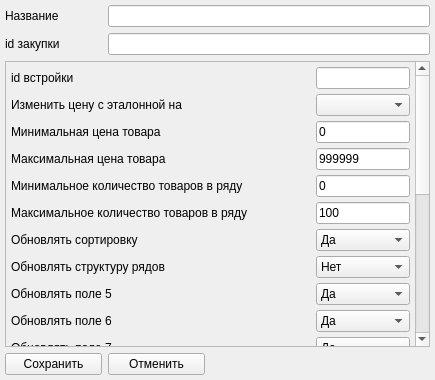
<?xml version="1.0" encoding="UTF-8"?>
<ui version="4.0">
 <class>addform</class>
 <widget class="QMainWindow" name="addform">
  <property name="geometry">
   <rect>
    <x>0</x>
    <y>0</y>
    <width>435</width>
    <height>380</height>
   </rect>
  </property>
  <property name="sizePolicy">
   <sizepolicy hsizetype="Fixed" vsizetype="Preferred">
    <horstretch>0</horstretch>
    <verstretch>0</verstretch>
   </sizepolicy>
  </property>
  <property name="windowTitle">
   <string>Добавить каталог</string>
  </property>
  <property name="windowIcon">
   <iconset resource="res.qrc">
    <normaloff>:/res/settings.ico</normaloff>:/res/settings.ico</iconset>
  </property>
  <widget class="QWidget" name="centralwidget">
   <layout class="QGridLayout" name="gridLayout">
    <property name="leftMargin">
     <number>5</number>
    </property>
    <property name="topMargin">
     <number>5</number>
    </property>
    <property name="rightMargin">
     <number>5</number>
    </property>
    <property name="bottomMargin">
     <number>5</number>
    </property>
    <item row="0" column="0">
     <widget class="QLabel" name="name_label">
      <property name="minimumSize">
       <size>
        <width>97</width>
        <height>0</height>
       </size>
      </property>
      <property name="maximumSize">
       <size>
        <width>97</width>
        <height>16777215</height>
       </size>
      </property>
      <property name="text">
       <string>Название</string>
      </property>
     </widget>
    </item>
    <item row="4" column="1">
     <widget class="QPushButton" name="decline_pushButton">
      <property name="minimumSize">
       <size>
        <width>97</width>
        <height>0</height>
       </size>
      </property>
      <property name="maximumSize">
       <size>
        <width>97</width>
        <height>16777215</height>
       </size>
      </property>
      <property name="text">
       <string>Отменить</string>
      </property>
     </widget>
    </item>
    <item row="0" column="1">
     <widget class="QLineEdit" name="name_lineEdit"/>
    </item>
    <item row="4" column="0">
     <widget class="QPushButton" name="save_pushButton">
      <property name="minimumSize">
       <size>
        <width>97</width>
        <height>0</height>
       </size>
      </property>
      <property name="text">
       <string>Сохранить</string>
      </property>
     </widget>
    </item>
    <item row="3" column="0" colspan="2">
     <widget class="QStackedWidget" name="stackedWidget">
      <property name="currentIndex">
       <number>1</number>
      </property>
      <widget class="QWidget" name="parser">
       <layout class="QGridLayout" name="gridLayout_5">
        <property name="leftMargin">
         <number>0</number>
        </property>
        <property name="topMargin">
         <number>0</number>
        </property>
        <property name="rightMargin">
         <number>0</number>
        </property>
        <property name="bottomMargin">
         <number>0</number>
        </property>
        <property name="spacing">
         <number>5</number>
        </property>
        <item row="1" column="1">
         <widget class="QComboBox" name="proc_comboBox"/>
        </item>
        <item row="0" column="1">
         <widget class="QLineEdit" name="project_lineEdit"/>
        </item>
        <item row="0" column="0">
         <widget class="QLabel" name="project_label">
          <property name="text">
           <string>Проект парсера</string>
          </property>
         </widget>
        </item>
        <item row="1" column="0">
         <widget class="QLabel" name="proc_label">
          <property name="text">
           <string>Наценка организатора, %:</string>
          </property>
         </widget>
        </item>
        <item row="0" column="2">
         <widget class="QPushButton" name="project_pushButton">
          <property name="text">
           <string>Обзор...</string>
          </property>
         </widget>
        </item>
        <item row="2" column="1">
         <widget class="QComboBox" name="kol_dop_comboBox">
          <item>
           <property name="text">
            <string>0</string>
           </property>
          </item>
          <item>
           <property name="text">
            <string>1</string>
           </property>
          </item>
          <item>
           <property name="text">
            <string>2</string>
           </property>
          </item>
          <item>
           <property name="text">
            <string>3</string>
           </property>
          </item>
          <item>
           <property name="text">
            <string>4</string>
           </property>
          </item>
          <item>
           <property name="text">
            <string>5</string>
           </property>
          </item>
         </widget>
        </item>
        <item row="3" column="1">
         <widget class="QComboBox" name="ident_comboBox">
          <item>
           <property name="text">
            <string>Артикул</string>
           </property>
          </item>
          <item>
           <property name="text">
            <string>Наименование</string>
           </property>
          </item>
         </widget>
        </item>
        <item row="2" column="0">
         <widget class="QLabel" name="kol_dop_label">
          <property name="text">
           <string>Количество доп. столбцов:</string>
          </property>
         </widget>
        </item>
        <item row="3" column="0">
         <widget class="QLabel" name="ident_label">
          <property name="text">
           <string>Идентификация:</string>
          </property>
         </widget>
        </item>
       </layout>
      </widget>
      <widget class="QWidget" name="site">
       <layout class="QGridLayout" name="gridLayout_2">
        <property name="leftMargin">
         <number>0</number>
        </property>
        <property name="topMargin">
         <number>0</number>
        </property>
        <property name="rightMargin">
         <number>0</number>
        </property>
        <property name="bottomMargin">
         <number>0</number>
        </property>
        <property name="spacing">
         <number>5</number>
        </property>
        <item row="2" column="0" colspan="2">
         <widget class="QScrollArea" name="scrollArea">
          <property name="widgetResizable">
           <bool>true</bool>
          </property>
          <widget class="QWidget" name="scrollAreaWidgetContents">
           <property name="geometry">
            <rect>
             <x>0</x>
             <y>-321</y>
             <width>409</width>
             <height>606</height>
            </rect>
           </property>
           <layout class="QGridLayout" name="gridLayout_3">
            <property name="leftMargin">
             <number>5</number>
            </property>
            <property name="topMargin">
             <number>5</number>
            </property>
            <property name="rightMargin">
             <number>5</number>
            </property>
            <property name="bottomMargin">
             <number>5</number>
            </property>
            <property name="spacing">
             <number>5</number>
            </property>
            <item row="5" column="2">
             <widget class="QLineEdit" name="min_r_lineEdit">
              <property name="text">
               <string>0</string>
              </property>
             </widget>
            </item>
            <item row="17" column="1">
             <widget class="QLabel" name="isImg_label">
              <property name="minimumSize">
               <size>
                <width>300</width>
                <height>0</height>
               </size>
              </property>
              <property name="maximumSize">
               <size>
                <width>300</width>
                <height>16777215</height>
               </size>
              </property>
              <property name="text">
               <string>Обновлять картинки</string>
              </property>
              <property name="wordWrap">
               <bool>true</bool>
              </property>
             </widget>
            </item>
            <item row="14" column="1">
             <widget class="QLabel" name="price_label">
              <property name="minimumSize">
               <size>
                <width>300</width>
                <height>0</height>
               </size>
              </property>
              <property name="maximumSize">
               <size>
                <width>300</width>
                <height>16777215</height>
               </size>
              </property>
              <property name="text">
               <string>Обновлять Цену</string>
              </property>
              <property name="wordWrap">
               <bool>true</bool>
              </property>
             </widget>
            </item>
            <item row="20" column="1">
             <widget class="QLabel" name="onlyArt_label">
              <property name="minimumSize">
               <size>
                <width>300</width>
                <height>0</height>
               </size>
              </property>
              <property name="maximumSize">
               <size>
                <width>300</width>
                <height>16777215</height>
               </size>
              </property>
              <property name="text">
               <string>Отключить актуализацию по картинке. 
Оставить только актуализацию по артикулу</string>
              </property>
              <property name="wordWrap">
               <bool>true</bool>
              </property>
             </widget>
            </item>
            <item row="6" column="2">
             <widget class="QLineEdit" name="max_r_lineEdit">
              <property name="text">
               <string>100</string>
              </property>
             </widget>
            </item>
            <item row="3" column="2">
             <widget class="QLineEdit" name="min_price_lineEdit">
              <property name="text">
               <string>0</string>
              </property>
             </widget>
            </item>
            <item row="9" column="1">
             <widget class="QLabel" name="d1_label">
              <property name="minimumSize">
               <size>
                <width>300</width>
                <height>0</height>
               </size>
              </property>
              <property name="maximumSize">
               <size>
                <width>300</width>
                <height>16777215</height>
               </size>
              </property>
              <property name="text">
               <string>Обновлять поле 5</string>
              </property>
              <property name="wordWrap">
               <bool>true</bool>
              </property>
             </widget>
            </item>
            <item row="16" column="2">
             <widget class="QComboBox" name="rub_comboBox">
              <property name="currentIndex">
               <number>1</number>
              </property>
              <property name="maxVisibleItems">
               <number>2</number>
              </property>
              <property name="maxCount">
               <number>2</number>
              </property>
              <item>
               <property name="text">
                <string>Да</string>
               </property>
              </item>
              <item>
               <property name="text">
                <string>Нет</string>
               </property>
              </item>
             </widget>
            </item>
            <item row="6" column="1">
             <widget class="QLabel" name="max_r_label">
              <property name="minimumSize">
               <size>
                <width>300</width>
                <height>0</height>
               </size>
              </property>
              <property name="maximumSize">
               <size>
                <width>300</width>
                <height>16777215</height>
               </size>
              </property>
              <property name="text">
               <string>Максимальное количество товаров в ряду</string>
              </property>
              <property name="wordWrap">
               <bool>true</bool>
              </property>
             </widget>
            </item>
            <item row="4" column="1">
             <widget class="QLabel" name="max_price_label">
              <property name="minimumSize">
               <size>
                <width>300</width>
                <height>0</height>
               </size>
              </property>
              <property name="maximumSize">
               <size>
                <width>300</width>
                <height>16777215</height>
               </size>
              </property>
              <property name="text">
               <string>Максимальная цена товара</string>
              </property>
              <property name="wordWrap">
               <bool>true</bool>
              </property>
             </widget>
            </item>
            <item row="2" column="1">
             <widget class="QLabel" name="disc_label">
              <property name="minimumSize">
               <size>
                <width>300</width>
                <height>0</height>
               </size>
              </property>
              <property name="maximumSize">
               <size>
                <width>300</width>
                <height>16777215</height>
               </size>
              </property>
              <property name="text">
               <string>Изменить цену с эталонной на</string>
              </property>
              <property name="wordWrap">
               <bool>true</bool>
              </property>
             </widget>
            </item>
            <item row="17" column="2">
             <widget class="QComboBox" name="isImg_comboBox">
              <property name="maxVisibleItems">
               <number>2</number>
              </property>
              <property name="maxCount">
               <number>2</number>
              </property>
              <item>
               <property name="text">
                <string>Да</string>
               </property>
              </item>
              <item>
               <property name="text">
                <string>Нет</string>
               </property>
              </item>
             </widget>
            </item>
            <item row="18" column="1">
             <widget class="QLabel" name="hideOther_label">
              <property name="minimumSize">
               <size>
                <width>300</width>
                <height>0</height>
               </size>
              </property>
              <property name="maximumSize">
               <size>
                <width>300</width>
                <height>16777215</height>
               </size>
              </property>
              <property name="text">
               <string>Скрывать отсутствующие товары</string>
              </property>
              <property name="wordWrap">
               <bool>true</bool>
              </property>
             </widget>
            </item>
            <item row="5" column="1">
             <widget class="QLabel" name="min_r_label">
              <property name="minimumSize">
               <size>
                <width>300</width>
                <height>0</height>
               </size>
              </property>
              <property name="maximumSize">
               <size>
                <width>300</width>
                <height>16777215</height>
               </size>
              </property>
              <property name="text">
               <string>Минимальное количество товаров в ряду </string>
              </property>
              <property name="wordWrap">
               <bool>true</bool>
              </property>
             </widget>
            </item>
            <item row="4" column="2">
             <widget class="QLineEdit" name="max_price_lineEdit">
              <property name="text">
               <string>999999</string>
              </property>
             </widget>
            </item>
            <item row="7" column="1">
             <widget class="QLabel" name="sort_label">
              <property name="minimumSize">
               <size>
                <width>300</width>
                <height>0</height>
               </size>
              </property>
              <property name="maximumSize">
               <size>
                <width>300</width>
                <height>16777215</height>
               </size>
              </property>
              <property name="text">
               <string>Обновлять сортировку</string>
              </property>
              <property name="wordWrap">
               <bool>true</bool>
              </property>
             </widget>
            </item>
            <item row="20" column="2">
             <widget class="QComboBox" name="onlyArt_comboBox">
              <property name="currentIndex">
               <number>1</number>
              </property>
              <property name="maxVisibleItems">
               <number>2</number>
              </property>
              <property name="maxCount">
               <number>2</number>
              </property>
              <item>
               <property name="text">
                <string>Да</string>
               </property>
              </item>
              <item>
               <property name="text">
                <string>Нет</string>
               </property>
              </item>
             </widget>
            </item>
            <item row="16" column="1">
             <widget class="QLabel" name="rub_label">
              <property name="minimumSize">
               <size>
                <width>300</width>
                <height>0</height>
               </size>
              </property>
              <property name="maximumSize">
               <size>
                <width>300</width>
                <height>16777215</height>
               </size>
              </property>
              <property name="text">
               <string>Переносить рубрикатор 
(Ставить да, если нужно обновить рубрики у существующих товаров. Новые товары идут с рубриками если настроено.)</string>
              </property>
              <property name="wordWrap">
               <bool>true</bool>
              </property>
             </widget>
            </item>
            <item row="8" column="1">
             <widget class="QLabel" name="_r_label">
              <property name="minimumSize">
               <size>
                <width>300</width>
                <height>0</height>
               </size>
              </property>
              <property name="maximumSize">
               <size>
                <width>300</width>
                <height>16777215</height>
               </size>
              </property>
              <property name="text">
               <string>Обновлять структуру рядов</string>
              </property>
              <property name="wordWrap">
               <bool>true</bool>
              </property>
             </widget>
            </item>
            <item row="15" column="2">
             <widget class="QComboBox" name="name_up_comboBox">
              <property name="maxVisibleItems">
               <number>2</number>
              </property>
              <property name="maxCount">
               <number>2</number>
              </property>
              <item>
               <property name="text">
                <string>Да</string>
               </property>
              </item>
              <item>
               <property name="text">
                <string>Нет</string>
               </property>
              </item>
             </widget>
            </item>
            <item row="14" column="2">
             <widget class="QComboBox" name="price_comboBox">
              <property name="maxVisibleItems">
               <number>2</number>
              </property>
              <property name="maxCount">
               <number>2</number>
              </property>
              <item>
               <property name="text">
                <string>Да</string>
               </property>
              </item>
              <item>
               <property name="text">
                <string>Нет</string>
               </property>
              </item>
             </widget>
            </item>
            <item row="10" column="2">
             <widget class="QComboBox" name="d2_comboBox">
              <property name="maxVisibleItems">
               <number>2</number>
              </property>
              <property name="maxCount">
               <number>2</number>
              </property>
              <item>
               <property name="text">
                <string>Да</string>
               </property>
              </item>
              <item>
               <property name="text">
                <string>Нет</string>
               </property>
              </item>
             </widget>
            </item>
            <item row="10" column="1">
             <widget class="QLabel" name="d2_label">
              <property name="minimumSize">
               <size>
                <width>300</width>
                <height>0</height>
               </size>
              </property>
              <property name="maximumSize">
               <size>
                <width>300</width>
                <height>16777215</height>
               </size>
              </property>
              <property name="text">
               <string>Обновлять поле 6</string>
              </property>
              <property name="wordWrap">
               <bool>true</bool>
              </property>
             </widget>
            </item>
            <item row="12" column="1">
             <widget class="QLabel" name="d4_label">
              <property name="minimumSize">
               <size>
                <width>300</width>
                <height>0</height>
               </size>
              </property>
              <property name="maximumSize">
               <size>
                <width>300</width>
                <height>16777215</height>
               </size>
              </property>
              <property name="text">
               <string>Обновлять поле 8</string>
              </property>
              <property name="wordWrap">
               <bool>true</bool>
              </property>
             </widget>
            </item>
            <item row="21" column="1">
             <widget class="QLabel" name="filtr_label">
              <property name="minimumSize">
               <size>
                <width>300</width>
                <height>0</height>
               </size>
              </property>
              <property name="maximumSize">
               <size>
                <width>300</width>
                <height>16777215</height>
               </size>
              </property>
              <property name="text">
               <string>Обновлять все разделы</string>
              </property>
              <property name="wordWrap">
               <bool>true</bool>
              </property>
             </widget>
            </item>
            <item row="19" column="2">
             <widget class="QComboBox" name="trWithoutIm_comboBox">
              <property name="maxVisibleItems">
               <number>2</number>
              </property>
              <property name="maxCount">
               <number>2</number>
              </property>
              <item>
               <property name="text">
                <string>Да</string>
               </property>
              </item>
              <item>
               <property name="text">
                <string>Нет</string>
               </property>
              </item>
             </widget>
            </item>
            <item row="2" column="2">
             <widget class="QComboBox" name="disc_comboBox">
              <property name="maxCount">
               <number>101</number>
              </property>
             </widget>
            </item>
            <item row="12" column="2">
             <widget class="QComboBox" name="d4_comboBox">
              <property name="maxVisibleItems">
               <number>2</number>
              </property>
              <property name="maxCount">
               <number>2</number>
              </property>
              <item>
               <property name="text">
                <string>Да</string>
               </property>
              </item>
              <item>
               <property name="text">
                <string>Нет</string>
               </property>
              </item>
             </widget>
            </item>
            <item row="18" column="2">
             <widget class="QComboBox" name="hideOther_comboBox">
              <property name="maxVisibleItems">
               <number>2</number>
              </property>
              <property name="maxCount">
               <number>2</number>
              </property>
              <item>
               <property name="text">
                <string>Да</string>
               </property>
              </item>
              <item>
               <property name="text">
                <string>Нет</string>
               </property>
              </item>
             </widget>
            </item>
            <item row="13" column="1">
             <widget class="QLabel" name="d5_label">
              <property name="minimumSize">
               <size>
                <width>300</width>
                <height>0</height>
               </size>
              </property>
              <property name="maximumSize">
               <size>
                <width>300</width>
                <height>16777215</height>
               </size>
              </property>
              <property name="text">
               <string>Обновлять поле 9</string>
              </property>
              <property name="wordWrap">
               <bool>true</bool>
              </property>
             </widget>
            </item>
            <item row="9" column="2">
             <widget class="QComboBox" name="d1_comboBox">
              <property name="maxVisibleItems">
               <number>2</number>
              </property>
              <property name="maxCount">
               <number>2</number>
              </property>
              <item>
               <property name="text">
                <string>Да</string>
               </property>
              </item>
              <item>
               <property name="text">
                <string>Нет</string>
               </property>
              </item>
             </widget>
            </item>
            <item row="13" column="2">
             <widget class="QComboBox" name="d5_comboBox">
              <property name="maxVisibleItems">
               <number>2</number>
              </property>
              <property name="maxCount">
               <number>2</number>
              </property>
              <item>
               <property name="text">
                <string>Да</string>
               </property>
              </item>
              <item>
               <property name="text">
                <string>Нет</string>
               </property>
              </item>
             </widget>
            </item>
            <item row="21" column="2">
             <widget class="QComboBox" name="filtr_comboBox">
              <property name="maxVisibleItems">
               <number>2</number>
              </property>
              <property name="maxCount">
               <number>2</number>
              </property>
              <item>
               <property name="text">
                <string>Да</string>
               </property>
              </item>
              <item>
               <property name="text">
                <string>Нет</string>
               </property>
              </item>
             </widget>
            </item>
            <item row="11" column="1">
             <widget class="QLabel" name="d3_label">
              <property name="minimumSize">
               <size>
                <width>300</width>
                <height>0</height>
               </size>
              </property>
              <property name="maximumSize">
               <size>
                <width>300</width>
                <height>16777215</height>
               </size>
              </property>
              <property name="text">
               <string>Обновлять поле 7</string>
              </property>
              <property name="wordWrap">
               <bool>true</bool>
              </property>
             </widget>
            </item>
            <item row="15" column="1">
             <widget class="QLabel" name="name_up_label">
              <property name="minimumSize">
               <size>
                <width>300</width>
                <height>0</height>
               </size>
              </property>
              <property name="maximumSize">
               <size>
                <width>300</width>
                <height>16777215</height>
               </size>
              </property>
              <property name="text">
               <string>Обновлять Наименование</string>
              </property>
              <property name="wordWrap">
               <bool>true</bool>
              </property>
             </widget>
            </item>
            <item row="3" column="1">
             <widget class="QLabel" name="min_price_label">
              <property name="minimumSize">
               <size>
                <width>300</width>
                <height>0</height>
               </size>
              </property>
              <property name="maximumSize">
               <size>
                <width>300</width>
                <height>16777215</height>
               </size>
              </property>
              <property name="text">
               <string>Минимальная цена товара </string>
              </property>
              <property name="wordWrap">
               <bool>true</bool>
              </property>
             </widget>
            </item>
            <item row="19" column="1">
             <widget class="QLabel" name="trWithoutIm_label">
              <property name="minimumSize">
               <size>
                <width>300</width>
                <height>0</height>
               </size>
              </property>
              <property name="maximumSize">
               <size>
                <width>300</width>
                <height>16777215</height>
               </size>
              </property>
              <property name="text">
               <string>Переносить товары без картинок</string>
              </property>
              <property name="wordWrap">
               <bool>true</bool>
              </property>
             </widget>
            </item>
            <item row="7" column="2">
             <widget class="QComboBox" name="sort_comboBox">
              <property name="maxVisibleItems">
               <number>2</number>
              </property>
              <property name="maxCount">
               <number>2</number>
              </property>
              <item>
               <property name="text">
                <string>Да</string>
               </property>
              </item>
              <item>
               <property name="text">
                <string>Нет</string>
               </property>
              </item>
             </widget>
            </item>
            <item row="11" column="2">
             <widget class="QComboBox" name="d3_comboBox">
              <property name="maxVisibleItems">
               <number>2</number>
              </property>
              <property name="maxCount">
               <number>2</number>
              </property>
              <item>
               <property name="text">
                <string>Да</string>
               </property>
              </item>
              <item>
               <property name="text">
                <string>Нет</string>
               </property>
              </item>
             </widget>
            </item>
            <item row="8" column="2">
             <widget class="QComboBox" name="_r_comboBox">
              <property name="currentIndex">
               <number>1</number>
              </property>
              <property name="maxVisibleItems">
               <number>2</number>
              </property>
              <property name="maxCount">
               <number>2</number>
              </property>
              <item>
               <property name="text">
                <string>Да</string>
               </property>
              </item>
              <item>
               <property name="text">
                <string>Нет</string>
               </property>
              </item>
             </widget>
            </item>
            <item row="0" column="2" rowspan="2">
             <widget class="QLineEdit" name="id_site_lineEdit">
              <property name="whatsThis">
               <string>&lt;html&gt;&lt;head/&gt;&lt;body&gt;&lt;p&gt;В этом поле укажите ссылку на встройку на сайте. Ссылку можно получить в ваших парсерах, если нажать правой кнопкой мыши на кнопку &amp;quot;Скопировать&amp;quot; и выбрать кнопку &amp;quot;Копировать ссылку&amp;quot; (в браузере Firefox) или &amp;quot;Скопировать адрес ссылки&amp;quot; (в браузере Google Chrome)&lt;/p&gt;&lt;p&gt;&lt;img src=&quot;:/res/inst1.png&quot;/&gt;&lt;/p&gt;&lt;p&gt;&lt;br/&gt;&lt;/p&gt;&lt;p&gt;&lt;img src=&quot;:/res/inst2.png&quot;/&gt;&lt;/p&gt;&lt;p&gt;Ссылка должна иметь следующий вид:&lt;/p&gt;&lt;p&gt;&lt;span style=&quot; color:#d69545;&quot;&gt;https://rf-sp.ru/org/offers/transfer/cityTarget/число1/citySource/число2/brendSource/число3/brendTarget/id_закупки/brendName/название_закупки_на_сайте/hash/хэш&lt;/span&gt;&lt;br/&gt;&lt;/p&gt;&lt;/body&gt;&lt;/html&gt;</string>
              </property>
              <property name="inputMask">
               <string/>
              </property>
             </widget>
            </item>
            <item row="0" column="1" rowspan="2">
             <widget class="QLabel" name="id_site_label">
              <property name="minimumSize">
               <size>
                <width>0</width>
                <height>0</height>
               </size>
              </property>
              <property name="maximumSize">
               <size>
                <width>100</width>
                <height>16777215</height>
               </size>
              </property>
              <property name="text">
               <string>id встройки</string>
              </property>
             </widget>
            </item>
           </layout>
          </widget>
         </widget>
        </item>
       </layout>
      </widget>
     </widget>
    </item>
    <item row="1" column="0">
     <widget class="QLabel" name="id_label">
      <property name="text">
       <string>id закупки</string>
      </property>
     </widget>
    </item>
    <item row="1" column="1">
     <widget class="QLineEdit" name="id_lineEdit"/>
    </item>
   </layout>
  </widget>
 </widget>
 <tabstops>
  <tabstop>name_lineEdit</tabstop>
  <tabstop>id_lineEdit</tabstop>
  <tabstop>scrollArea</tabstop>
  <tabstop>id_site_lineEdit</tabstop>
  <tabstop>disc_comboBox</tabstop>
  <tabstop>min_price_lineEdit</tabstop>
  <tabstop>max_price_lineEdit</tabstop>
  <tabstop>min_r_lineEdit</tabstop>
  <tabstop>max_r_lineEdit</tabstop>
  <tabstop>sort_comboBox</tabstop>
  <tabstop>_r_comboBox</tabstop>
  <tabstop>d1_comboBox</tabstop>
  <tabstop>d2_comboBox</tabstop>
  <tabstop>d3_comboBox</tabstop>
  <tabstop>d4_comboBox</tabstop>
  <tabstop>d5_comboBox</tabstop>
  <tabstop>price_comboBox</tabstop>
  <tabstop>name_up_comboBox</tabstop>
  <tabstop>rub_comboBox</tabstop>
  <tabstop>isImg_comboBox</tabstop>
  <tabstop>hideOther_comboBox</tabstop>
  <tabstop>trWithoutIm_comboBox</tabstop>
  <tabstop>onlyArt_comboBox</tabstop>
  <tabstop>filtr_comboBox</tabstop>
  <tabstop>save_pushButton</tabstop>
  <tabstop>decline_pushButton</tabstop>
  <tabstop>project_lineEdit</tabstop>
  <tabstop>project_pushButton</tabstop>
  <tabstop>proc_comboBox</tabstop>
  <tabstop>kol_dop_comboBox</tabstop>
  <tabstop>ident_comboBox</tabstop>
 </tabstops>
 <resources>
  <include location="res.qrc"/>
 </resources>
 <connections/>
</ui>
